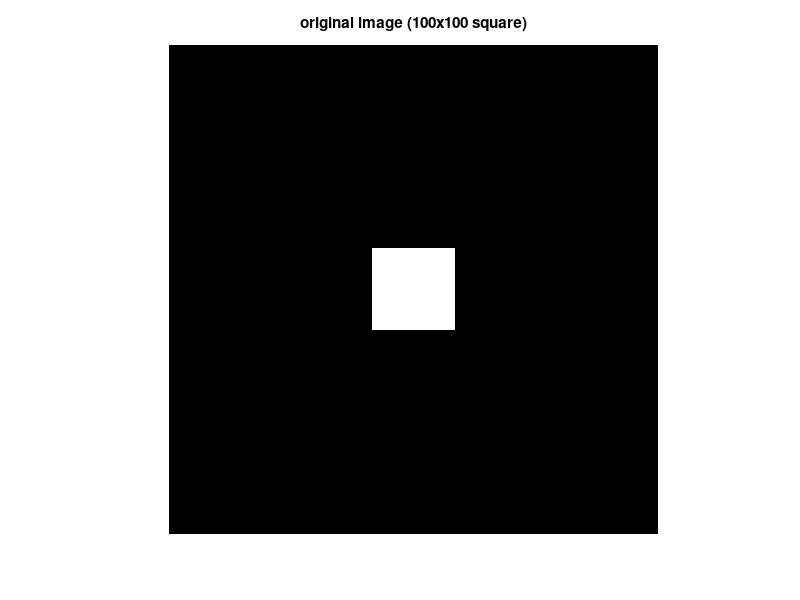

Source code (MATLAB): (Note: this script raises an error after producing the figure.)
%% morphological operators
clc; clear; close all

A = zeros(600,600);% synthetic image
A(250:350, 250:350) = 1;

%A =(A==1); %LOGICAL
A = im2bw(A, 0.5);

figure
imshow(A)
title("original image (100x100 square)")
%%
% structuring element generation
B = strel('square',80);
figure
imshow(B.Neighborhood)
title('80x80 morphological structuring element')
% now let's use it
%% delation (at leas one pixel -> expand)
A_dilll_B = imdilate(A, B);
figure
imshow(A_dilll_B)
title('Dilated image using 80x80 square')
% square is bigger (211 - 390). As long as we have a pixel overlap ->
% enlarge by storing one in the center 
%% erosion (all -> squeze)
A_er_B = imerode(A,B);
figure
imshow(A_er_B)
title('Eroded image using 80x80 square')
% square is smaller (289 - 311) As long as we have full overlap -> strore the
% center of the overlap
%% new struct element
B = strel('rectangle', [100,10]);
figure
imshow(B.Neighborhood)
title('100x10 morphological structuring element')

A_er_B = imerode(A,B);% line (where the vertical line fits)
figure
imshow(A_er_B)
title('Eroded image using 100x10 rectangle')
%% square elem
clc; clear, close all;

A = im2bw(imread('Lena_grayscale.bmp'),0.6);

figure
subplot(1, 4, 1)
imshow(A);
title('original image')

B = strel('square', 5);
subplot(1,4,2)
imshow(B.Neighborhood)
title('structuring element')

A_dil_B = imdilate(A,B);
subplot(1,4,3)
imshow(A_dil_B)
title('dilated image')

A_er_B = imerode(A,B);
subplot(1,4,4)
imshow(A_er_B)
title('eroded image')
% dilation removed some background noise
%% disc
clc; clear, close all;

A = im2bw(imread('Lena_grayscale.bmp'),0.6);

figure
subplot(1, 4, 1)
imshow(A);
title('original image')

B = strel('disk', 3, 0);
subplot(1,4,2)
imshow(B.Neighborhood)
title('structuring element')

A_dil_B = imdilate(A,B);
subplot(1,4,3)
imshow(A_dil_B)
title('dilated image')

A_er_B = imerode(A,B);
subplot(1,4,4)
imshow(A_er_B)
title('eroded image')
% now the result is differint. Struct element changes how we are
% considering connections
%% line
clc; clear, close all;

A = im2bw(imread('Lena_grayscale.bmp'),0.6);

figure
subplot(1, 4, 1)
imshow(A);
title('original image')

%B = strel('line', 9, 45);
B = strel('line', 9, 135);
B = strel('line', 100, 45);

subplot(1,4,2)
imshow(B.Neighborhood)
title('structuring element')

A_dil_B = imdilate(A,B);
subplot(1,4,3)
imshow(A_dil_B)
title('dilated image')

A_er_B = imerode(A,B);
subplot(1,4,4)
imshow(A_er_B)
title('eroded image')
% care about 45 deg lines
%% arbitrary
clc; clear, close all;

A = im2bw(imread('Lena_grayscale.bmp'),0.6);

figure
subplot(1, 4, 1)
imshow(A);
title('original image')


B = strel('arbitrary', [1,1,1,1;1,1,1,0;1,1,0,0;1,0,0,0]);

subplot(1,4,2)
imshow(B.Neighborhood)
title('structuring element')

A_dil_B = imdilate(A,B);
subplot(1,4,3)
imshow(A_dil_B)
title('dilated image')

A_er_B = imerode(A,B);
subplot(1,4,4)
imshow(A_er_B)
title('eroded image')
%%
not_A = ~A;
figure
imshow(not_A)

A_dil2_B = imdilate(A,B);
figure
imshow(A_dil2_B)
title('negative of dilated image')

A_er2_B = ~imerode(~A,B);
% ~imdilate(A,B)
figure
imshow(A_er2_B)
title('negative of eroded image')
% struct elem is symmetric -> can perform one from another  throught the ~
%%
close all

figure
imshow(A)
title('original image')

figure
imshow(A_dil_B)
title('dilated image')

figure
imshow(A_er_B)
title('eroded image')

A_er_dill_B = imdilate(A_er_B, B);% opening!
figure
imshow(A_er_dill_B)
title('image eroded and dilated')

A_open_B = imopen(A, B);
figure
imshow(A_open_B)
title('open')
%%
clc; close all, clear;

A = zeros(600, 600);
% let's add 100 10x10 squares ranomly ristributed
for i = 1:100
    A((1:10)+floor(rand(1)*590),(1:10)+floor(rand(1)*590)) = 1;%(1:10) is a pad (space from the border). 
    % To make sure everyting is in the picture
end

for i = 1:20
    %30x30 square
    A((1:30)+floor(rand(1)*590),(1:30)+floor(rand(1)*570)) = 1;%(1:30) is a size.
    % To make sure everyting is in the picture, random value is generate up to 590. 
    % 
end

A = im2bw(A, 0.5);
figure
imshow(A)
title('original image')

B = strel('square', 30);

A_er_B = imerode(A,B);
figure
imshow(A_er_B)
title('after erosion')

A_dil_er_B = imdilate(A_er_B,B);
figure
imshow(A_dil_er_B)
title('after dilation+erosion')% ony large squares
%%
A_open_B = imopen(A,B);
figure
imshow(A_open_B)
title('after opening')% ony large squares
%%
clc; clear; close all;

A = im2bw(imread('Zisserman_page_thr_140_full.jpg'),0.5);

figure % bad scan of a page
imshow(A)

A = ~A; % invert
figure
imshow(A)

%B = strel('disk', 3);
%figure
%imshow(B.Neighborhood)

s = 5;% cross 5x5
B = zeros(s);
B(round(s/2),:) = 1;
B(:, round(s/2)) = 1;
B = strel('arbitrary', B);

figure
imshow(B.Neighborhood)

A_dil_B = ~imdilate(A,B);% invert to go back

figure
imshow(A_dil_B)
%%
clc; close all; clear;

A = double(imread('fingerprint.gif'));

figure %moisy fingerprint 
imshow(A)

B = strel('square', 3);

A_op_B = imopen(A,B);
figure
imshow(A_op_B)
title('opening') % noise is removed, but we have some black dots inside the stripes -> do something
% symmetrical eliment -> use closing(erosion from delation)

A_cl_op_B = imclose(A_op_B,B);
figure
imshow(A_cl_op_B)
title('closing+opening')% small gaps and black dots are removed
%% hit or miss 
clc; clear; close all

A = zeros(600, 600);
A(100:500,100:250) = 1;% rectangle
A(120:200,400:480) = 1;% small square
A(350:449,420:519) = 1;% big square

A = im2bw(A, 0.5);
figure
imshow(A)
title('original image')
% we want to locate just these objects (black square for now only)

% template
B = strel('square', 100);
figure
imshow(B.Neighborhood)
title('template')

%local background around the object
wb_matrix = ones(120);
wb_matrix(10:110,10:110) = 0;
WB = strel('arbitrary', wb_matrix);

figure
imshow(WB.Neighborhood)
title('lcal background')

% H or M
A_er_B = imerode(A,B);
figure
imshow(A_er_B)
title('image eroded')% there is a point in the right hand part (target)

A_c_er_WB = imerode(~A, WB);
figure
imshow(A_c_er_WB)
title('complementary image eroded with local background')% there is a point in the right hand part (target)

% combine two information
hit_image = A_er_B & A_c_er_WB;
figure
imshow(hit_image)
title('hit image')

% small square location
[r, c] = find(hit_image);%non zero value

% the real matlab function
hit_miss = bwhitmiss(A,B,WB);% image, template, local background
figure
imshow(hit_miss)
title('hit image (MATLAB)')
% EVERYTHING MUST BE ISOLATED IN ORDER TO WORK
%% Boundry extraction (orig - eroded)
clc; clear;close all;

A = im2bw(imread('coins.png'),0.37);

figure
imshow(A)

% extract each boundary
B = strel('arbitrary', [111;111;111]);%8 point connection

A_borders = A-imerode(A, B);
figure
imshow(A_borders)
title('borders 8 point connected')

B = strel('arbitrary', [010;111;010]);%4 point connection

A_borders = A-imerode(A, B);
figure
imshow(A_borders)
title('borders 4 point connected')

% in matlab
A_borders = bwperim(A, 4); % specify how they are connected
figure
imshow(A_borders)
title('borders 4 point connected')
%% region filling
clc; close all; clear;

A = [0 0 0 0 0 0 0% shape of one (1)
     0 0 1 1 0 0 0
     0 1 0 0 1 0 0
     0 1 0 0 1 0 0
     0 0 1 0 1 0 0
     0 0 1 0 1 0 0
     0 1 0 0 0 1 0
     0 1 0 0 0 1 0
     0 1 1 1 1 0 0
     0 0 0 0 0 0 0];

A = im2bw(A, 0.5);
figure
imshow(A)

A_compl = ~A;

x0 = zeros(size(A));% startinng element (inside 1)
x0(3, 3) = 1;% where a user clicks

B = [0 1 0; 1 1 1; 0 1 0];% cross
%B = [1 1 1; 1 1 1; 1 1 1];% square - won't work, 4 point connected points -> modify the object
B = strel('arbitrary', B);

figure
subplot(1,2,1)
imshow(A)
title('original image')

subplot(1,2,2)
imshow(x0)
title('region filling step 0')

pause(1)
% perform a dilation
x1 = imdilate(x0, B);
x1 = x1 & A_compl;
imshow(x1);
title('region filling step 1')

i = 1;
while (~isequal(x0,x1)) % equal -> stop
    i = i+1;
    x0 = x1;
    x1 = imdilate(x0,B);
    x1 = x1 & A_compl;

    pause(1)
    imshow(x1)
    title(sprintf('region fililling step %d', i))
end

x1 = x1 | A;
imshow(x1)
title('final result')
%% Advanced binary operations
clc;clear all;close;

%A = imread('circles.png');
A = im2bw(imread('coins.png'),0.37);

figure
imshow(A)
title('original image')

%convexhull
CH = bwconvhull(A);
figure
imshow(CH)% smallest convex object contained in the original image
title('convexhull')

%connected regions
labels = bwlabel(A,4);
figure
imagesc(labels)
title('connected regions')% label to each object

% thinning
A = imread('circles.png');% better seen on this
thin = bwmorph(A,'thin', Inf);
figure
imshow(thin)
%% morph operatopns on grayscale images
clc; clear; close all;

A = imread('cameraman.tif');
imshow(A)
title('original image')

B = strel('disk', 5);

A_dil_B = imdilate(A, B);
figure
imshow(A_dil_B)
title('dilated image')
% instead of checking for intersection, you compute the maximum sliding

A_er_B = imerode(A, B);
figure
imshow(A_er_B)
title('eroted image')
% instead of checking for overlap, you compute the minimum sliding
%% morphological gradient

A_morph_grad = A_dil_B - A_er_B;
figure
%imagesc(A_morph_grad)
imshow(A_morph_grad)
title('gradient')